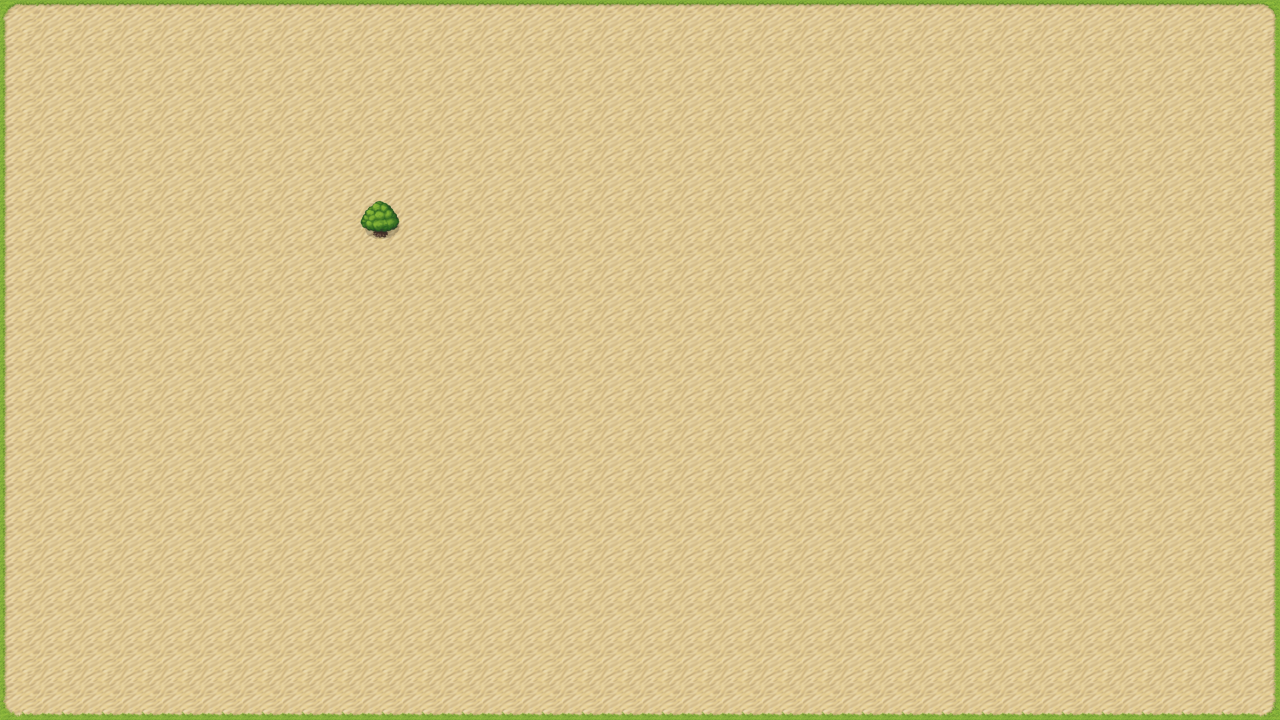

The image is a tile-based game level rendered from a .tmx file. Its description and complete source (layers, tilesets, objects, tile grids) follow:
An orthogonal 32x18 tile map with 40x40 px tiles, 2 tile layers (Terrain, Obstacle), 2 tilesets.

<map version="1.2" tiledversion="1.2.4" orientation="orthogonal" renderorder="left-up" width="32" height="18" tilewidth="40" tileheight="40" infinite="0" nextlayerid="4" nextobjectid="1">
 <tileset firstgid="1" source="../Tilesheet/Tile_desert.tsx" />
 <tileset firstgid="49" source="../Tilesheet/Tile_map.tsx" />
 <layer id="1" name="Terrain" width="32" height="18">
  <data encoding="csv">
6,7,7,7,7,7,7,7,7,7,7,7,7,7,7,7,7,7,7,7,7,7,7,7,7,7,7,7,7,7,7,8,
14,15,15,15,15,15,15,15,15,15,15,15,15,15,15,15,15,15,15,15,15,15,15,15,15,15,15,15,15,15,15,16,
14,15,15,15,15,15,15,15,15,15,15,15,15,15,15,15,15,15,15,15,15,15,15,15,15,15,15,15,15,15,15,16,
14,15,15,15,15,15,15,15,15,15,15,15,15,15,15,15,15,15,15,15,15,15,15,15,15,15,15,15,15,15,15,16,
14,15,15,15,15,15,15,15,15,15,15,15,15,15,15,15,15,15,15,15,15,15,15,15,15,15,15,15,15,15,15,16,
14,15,15,15,15,15,15,15,15,15,15,15,15,15,15,15,15,15,15,15,15,15,15,15,15,15,15,15,15,15,15,16,
14,15,15,15,15,15,15,15,15,15,15,15,15,15,15,15,15,15,15,15,15,15,15,15,15,15,15,15,15,15,15,16,
14,15,15,15,15,15,15,15,15,15,15,15,15,15,15,15,15,15,15,15,15,15,15,15,15,15,15,15,15,15,15,16,
14,15,15,15,15,15,15,15,15,15,15,15,15,15,15,15,15,15,15,15,15,15,15,15,15,15,15,15,15,15,15,16,
14,15,15,15,15,15,15,15,15,15,15,15,15,15,15,15,15,15,15,15,15,15,15,15,15,15,15,15,15,15,15,16,
14,15,15,15,15,15,15,15,15,15,15,15,15,15,15,15,15,15,15,15,15,15,15,15,15,15,15,15,15,15,15,16,
14,15,15,15,15,15,15,15,15,15,15,15,15,15,15,15,15,15,15,15,15,15,15,15,15,15,15,15,15,15,15,16,
14,15,15,15,15,15,15,15,15,15,15,15,15,15,15,15,15,15,15,15,15,15,15,15,15,15,15,15,15,15,15,16,
14,15,15,15,15,15,15,15,15,15,15,15,15,15,15,15,15,15,15,15,15,15,15,15,15,15,15,15,15,15,15,16,
14,15,15,15,15,15,15,15,15,15,15,15,15,15,15,15,15,15,15,15,15,15,15,15,15,15,15,15,15,15,15,16,
14,15,15,15,15,15,15,15,15,15,15,15,15,15,15,15,15,15,15,15,15,15,15,15,15,15,15,15,15,15,15,16,
14,15,15,15,15,15,15,15,15,15,15,15,15,15,15,15,15,15,15,15,15,15,15,15,15,15,15,15,15,15,15,16,
22,23,23,23,23,23,23,23,23,23,23,23,23,23,23,23,23,23,23,23,23,23,23,23,23,23,23,23,23,23,23,24
</data>
 </layer>
 <layer id="2" name="Obstacle" width="32" height="18">
  <data encoding="csv">
0,0,0,0,0,0,0,0,0,0,0,0,0,0,0,0,0,0,0,0,0,0,0,0,0,0,0,0,0,0,0,0,
0,0,0,0,0,0,0,0,0,0,0,0,0,0,0,0,0,0,0,0,0,0,0,0,0,0,0,0,0,0,0,0,
0,0,0,0,0,0,0,0,0,0,0,0,0,0,0,0,0,0,0,0,0,0,0,0,0,0,0,0,0,0,0,0,
0,0,0,0,0,0,0,0,0,0,0,0,0,0,0,0,0,0,0,0,0,0,0,0,0,0,0,0,0,0,0,0,
0,0,0,0,0,0,0,0,0,0,0,0,0,0,0,0,0,0,0,0,0,0,0,0,0,0,0,0,0,0,0,0,
0,0,0,0,0,0,0,0,0,59,0,0,0,0,0,0,0,0,0,0,0,0,0,0,0,0,0,0,0,0,0,0,
0,0,0,0,0,0,0,0,0,0,0,0,0,0,0,0,0,0,0,0,0,0,0,0,0,0,0,0,0,0,0,0,
0,0,0,0,0,0,0,0,0,0,0,0,0,0,0,0,0,0,0,0,0,0,0,0,0,0,0,0,0,0,0,0,
0,0,0,0,0,0,0,0,0,0,0,0,0,0,0,0,0,0,0,0,0,0,0,0,0,0,0,0,0,0,0,0,
0,0,0,0,0,0,0,0,0,0,0,0,0,0,0,0,0,0,0,0,0,0,0,0,0,0,0,0,0,0,0,0,
0,0,0,0,0,0,0,0,0,0,0,0,0,0,0,0,0,0,0,0,0,0,0,0,0,0,0,0,0,0,0,0,
0,0,0,0,0,0,0,0,0,0,0,0,0,0,0,0,0,0,0,0,0,0,0,0,0,0,0,0,0,0,0,0,
0,0,0,0,0,0,0,0,0,0,0,0,0,0,0,0,0,0,0,0,0,0,0,0,0,0,0,0,0,0,0,0,
0,0,0,0,0,0,0,0,0,0,0,0,0,0,0,0,0,0,0,0,0,0,0,0,0,0,0,0,0,0,0,0,
0,0,0,0,0,0,0,0,0,0,0,0,0,0,0,0,0,0,0,0,0,0,0,0,0,0,0,0,0,0,0,0,
0,0,0,0,0,0,0,0,0,0,0,0,0,0,0,0,0,0,0,0,0,0,0,0,0,0,0,0,0,0,0,0,
0,0,0,0,0,0,0,0,0,0,0,0,0,0,0,0,0,0,0,0,0,0,0,0,0,0,0,0,0,0,0,0,
0,0,0,0,0,0,0,0,0,0,0,0,0,0,0,0,0,0,0,0,0,0,0,0,0,0,0,0,0,0,0,0
</data>
 </layer>
</map>
